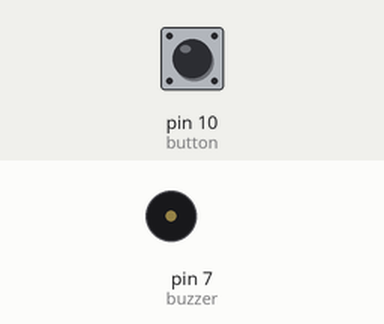
Recording of a sketch running on a simulated Arduino Uno, built with avr-gcc and run on an emulated ATmega328P. Shown: buzzer (waves = sounding, pin HIGH). The test bench sets the inputs (shaded band); at power-on: pin 10 (button) LOW.

Above: at 1.2 s.
1.3 s: pin 10 (button) pulled HIGH for 0.15 s
At 1.37 s:
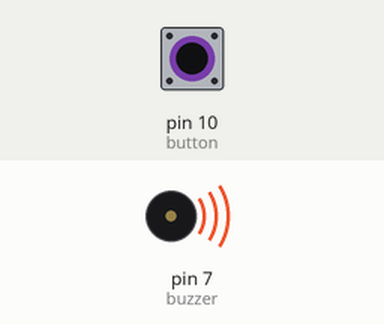
2.9 s: pin 10 (button) pulled HIGH for 3.2 s
At 6.4 s:
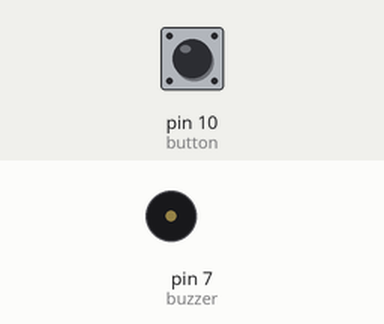
Timing chart, 0 to 7.9 s (numbered marks = the images above; inputs shaded):
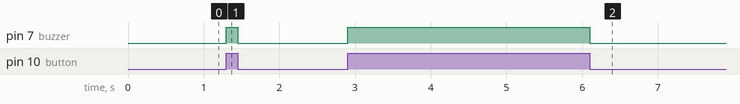

The sketch:

buton_buzzer.ino
```cpp
int buzzer = 7;
int button = 10;


void setup() {
  pinMode(button,INPUT);
  pinMode(buzzer,OUTPUT);
}


void loop() {
  if (digitalRead(button) == 1)
    digitalWrite(buzzer,1);
  else
    digitalWrite(buzzer,0);
}
```

Measured:
- after the input at 1.3 s, pin 7 (buzzer): LOW → HIGH at once, → LOW 0.15 s later
- after the input at 2.9 s, pin 7 (buzzer): LOW → HIGH at once, → LOW 3.2 s later
